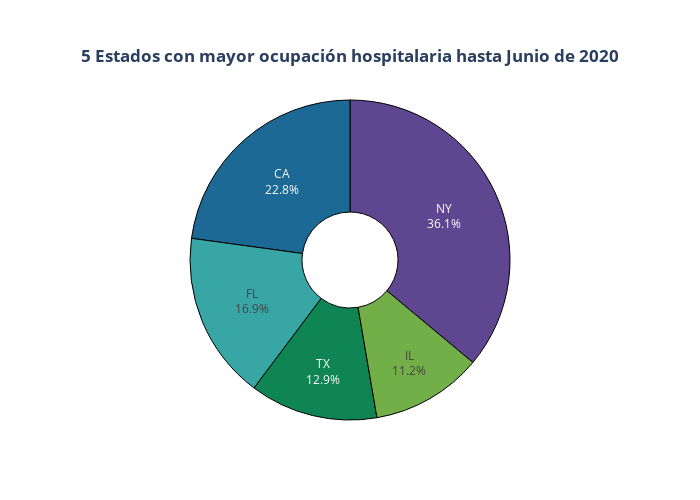

The code cell stored with this chart in its notebook:
### Markdown cell above
### ¿Cuáles fueron los 5 Estados con mayor ocupación hospitalaria por COVID? Considere la cantidad de camas ocupadas con pacientes confirmados y tome como referencia los 6 primeros meses del 2020.

### Code cell
#Filtro por fecha para obtener el DataFrame a utilizar
año=datetime.datetime(year=2020,month=7,day=1)
df1=df.loc[df['date']<año]

#Se obtienen los datos de la columna con camas comunes con pacientes de COVID-19
query1='''SELECT state as Estado,SUM(inpatient_beds_used_covid) as Cantidad_camas_comunes
        FROM df1
        GROUP BY Estado
        ORDER BY Cantidad_camas_comunes DESC
        LIMIT 5'''
punto1=pysqldf(query1)

#Gráfico
p1fig= px.pie(punto1, values='Cantidad_camas_comunes',names='Estado',color_discrete_sequence=colorq,
            title='<b>5 Estados con mayor ocupación hospitalaria hasta Junio de 2020<b>',hole=.3)
p1fig.update_traces(marker=dict(line=dict(color='#000000', width=1)),textposition='inside', textinfo='percent+label')
p1fig.update_layout(showlegend=False,title={
        'y':0.9,
        'x':0.5,
        'xanchor': 'center',
        'yanchor': 'top'},
        width=700,height=500)

p1fig.show()

### Figure 1 — Plotly figure (JSON) as saved in the notebook; plotly's stock layout.template omitted (floating-point values rounded to 4 significant figures)
{"data": [{"domain": {"x": [0, 1], "y": [0, 1]}, "hole": 0.3, "hovertemplate": "Estado=%{label}<br>Cantidad_camas_comunes=%{value}<extra></extra>", "labels": ["NY", "CA", "FL", "TX", "IL"], "legendgroup": "", "marker": {"line": {"color": "#000000", "width": 1}}, "name": "", "showlegend": true, "textinfo": "percent+label", "textposition": "inside", "type": "pie", "values": [686528, 434721, 322227, 246237, 214010]}], "layout": {"height": 500, "legend": {"tracegroupgap": 0}, "piecolorway": ["rgb(95, 70, 144)", "rgb(29, 105, 150)", "rgb(56, 166, 165)", "rgb(15, 133, 84)", "rgb(115, 175, 72)", "rgb(237, 173, 8)", "rgb(225, 124, 5)", "rgb(204, 80, 62)", "rgb(148, 52, 110)", "rgb(111, 64, 112)", "rgb(102, 102, 102)"], "showlegend": false, "title": {"text": "<b>5 Estados con mayor ocupación hospitalaria hasta Junio de 2020<b>", "x": 0.5, "xanchor": "center", "y": 0.9, "yanchor": "top"}, "width": 700}}
